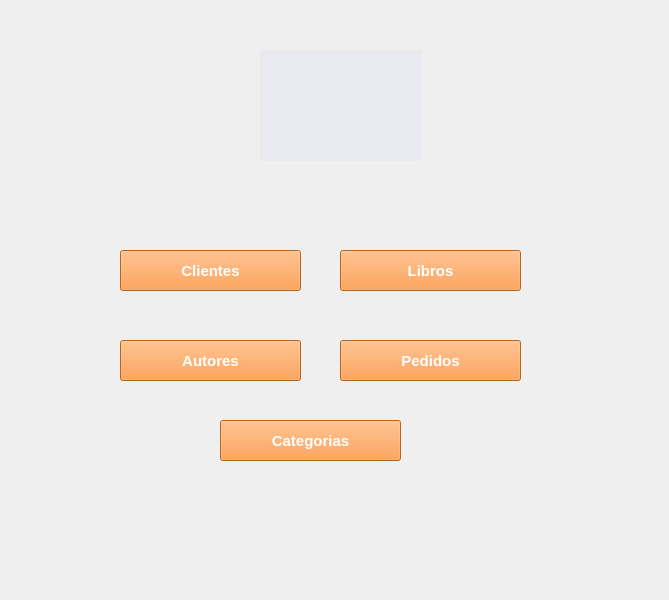
<?xml version="1.0" encoding="UTF-8"?>
<ui version="4.0">
 <class>BbvaMovil</class>
 <widget class="QMainWindow" name="BbvaMovil">
  <property name="geometry">
   <rect>
    <x>0</x>
    <y>0</y>
    <width>669</width>
    <height>600</height>
   </rect>
  </property>
  <property name="font">
   <font>
    <family>Arial</family>
    <pointsize>11</pointsize>
    <weight>75</weight>
    <bold>true</bold>
   </font>
  </property>
  <property name="windowTitle">
   <string>STARBOOK</string>
  </property>
  <property name="windowIcon">
   <iconset>
    <normaloff>../imagenes/logoLibreria.svg</normaloff>../imagenes/logoLibreria.svg</iconset>
  </property>
  <widget class="QWidget" name="centralwidget">
   <property name="maximumSize">
    <size>
     <width>1920</width>
     <height>1080</height>
    </size>
   </property>
   <widget class="QPushButton" name="btnClientes">
    <property name="geometry">
     <rect>
      <x>120</x>
      <y>250</y>
      <width>181</width>
      <height>41</height>
     </rect>
    </property>
    <property name="font">
     <font>
      <family>Arial</family>
      <pointsize>11</pointsize>
      <weight>75</weight>
      <italic>false</italic>
      <bold>true</bold>
     </font>
    </property>
    <property name="styleSheet">
     <string notr="true">QFrame{
	background-color: rgb(50, 145, 165);
}
QPushButton{
	
	background-color: rgb(255, 138, 42);
	color: rgb(255,255,255)
}
QPushButton:hover{
background-color: rgb(255, 104, 3);

}</string>
    </property>
    <property name="text">
     <string>Clientes</string>
    </property>
   </widget>
   <widget class="QLabel" name="lblIniciarSesion">
    <property name="geometry">
     <rect>
      <x>260</x>
      <y>50</y>
      <width>161</width>
      <height>111</height>
     </rect>
    </property>
    <property name="font">
     <font>
      <family>Arial</family>
      <pointsize>11</pointsize>
      <weight>75</weight>
      <bold>true</bold>
     </font>
    </property>
    <property name="styleSheet">
     <string notr="true">background-color: rgba(85, 85, 255,10);
color: rgb(255, 255, 255);</string>
    </property>
    <property name="text">
     <string/>
    </property>
    <property name="pixmap">
     <pixmap>../imagenes/logoLibreria.svg</pixmap>
    </property>
    <property name="scaledContents">
     <bool>true</bool>
    </property>
    <property name="alignment">
     <set>Qt::AlignCenter</set>
    </property>
   </widget>
   <widget class="QLabel" name="label">
    <property name="geometry">
     <rect>
      <x>-50</x>
      <y>-10</y>
      <width>811</width>
      <height>611</height>
     </rect>
    </property>
    <property name="text">
     <string/>
    </property>
    <property name="pixmap">
     <pixmap>../imagenes/fondo.svg</pixmap>
    </property>
    <property name="scaledContents">
     <bool>true</bool>
    </property>
   </widget>
   <widget class="QPushButton" name="btnAutores">
    <property name="geometry">
     <rect>
      <x>120</x>
      <y>340</y>
      <width>181</width>
      <height>41</height>
     </rect>
    </property>
    <property name="font">
     <font>
      <family>Arial</family>
      <pointsize>11</pointsize>
      <weight>75</weight>
      <bold>true</bold>
     </font>
    </property>
    <property name="styleSheet">
     <string notr="true">QFrame{
	background-color: rgb(50, 145, 165);
}
QPushButton{
	
	background-color: rgb(255, 138, 42);
	color: rgb(255,255,255)
}
QPushButton:hover{
background-color: rgb(255, 104, 3);

}</string>
    </property>
    <property name="text">
     <string>Autores</string>
    </property>
   </widget>
   <widget class="QPushButton" name="btnLibros">
    <property name="geometry">
     <rect>
      <x>340</x>
      <y>250</y>
      <width>181</width>
      <height>41</height>
     </rect>
    </property>
    <property name="font">
     <font>
      <family>Arial</family>
      <pointsize>11</pointsize>
      <weight>75</weight>
      <bold>true</bold>
     </font>
    </property>
    <property name="styleSheet">
     <string notr="true">QFrame{
	background-color: rgb(50, 145, 165);
}
QPushButton{
	
	background-color: rgb(255, 138, 42);
	color: rgb(255,255,255)
}
QPushButton:hover{
background-color: rgb(255, 104, 3);

}</string>
    </property>
    <property name="text">
     <string>Libros</string>
    </property>
   </widget>
   <widget class="QPushButton" name="btnPedidos">
    <property name="geometry">
     <rect>
      <x>340</x>
      <y>340</y>
      <width>181</width>
      <height>41</height>
     </rect>
    </property>
    <property name="font">
     <font>
      <family>Arial</family>
      <pointsize>11</pointsize>
      <weight>75</weight>
      <bold>true</bold>
     </font>
    </property>
    <property name="styleSheet">
     <string notr="true">QFrame{
	background-color: rgb(50, 145, 165);
}
QPushButton{
	
	background-color: rgb(255, 138, 42);
	color: rgb(255,255,255)
}
QPushButton:hover{
background-color: rgb(255, 104, 3);

}</string>
    </property>
    <property name="text">
     <string>Pedidos</string>
    </property>
   </widget>
   <widget class="QLabel" name="lblUsuario">
    <property name="geometry">
     <rect>
      <x>470</x>
      <y>50</y>
      <width>141</width>
      <height>51</height>
     </rect>
    </property>
    <property name="styleSheet">
     <string notr="true">color: rgb(255, 255, 255);</string>
    </property>
    <property name="text">
     <string/>
    </property>
    <property name="alignment">
     <set>Qt::AlignCenter</set>
    </property>
   </widget>
   <widget class="QPushButton" name="btnCategorias">
    <property name="geometry">
     <rect>
      <x>220</x>
      <y>420</y>
      <width>181</width>
      <height>41</height>
     </rect>
    </property>
    <property name="font">
     <font>
      <family>Arial</family>
      <pointsize>11</pointsize>
      <weight>75</weight>
      <bold>true</bold>
     </font>
    </property>
    <property name="styleSheet">
     <string notr="true">QFrame{
	background-color: rgb(50, 145, 165);
}
QPushButton{
	
	background-color: rgb(255, 138, 42);
	color: rgb(255,255,255)
}
QPushButton:hover{
background-color: rgb(255, 104, 3);

}</string>
    </property>
    <property name="text">
     <string>Categorias</string>
    </property>
   </widget>
   <zorder>label</zorder>
   <zorder>btnClientes</zorder>
   <zorder>lblIniciarSesion</zorder>
   <zorder>btnAutores</zorder>
   <zorder>btnLibros</zorder>
   <zorder>btnPedidos</zorder>
   <zorder>lblUsuario</zorder>
   <zorder>btnCategorias</zorder>
  </widget>
 </widget>
 <resources/>
 <connections/>
</ui>
